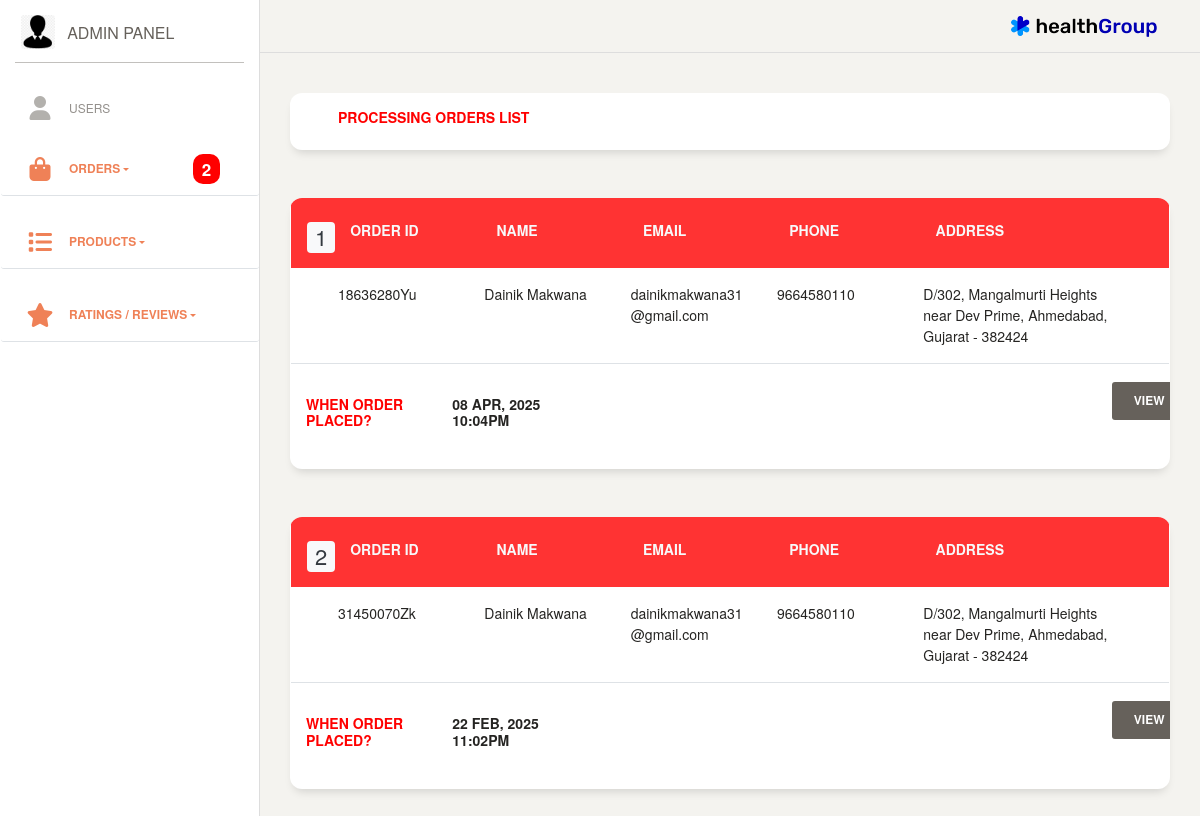
The page /admin_panel/orders/processing.php on the database its author committed.
### tables this page shows
CREATE TABLE `orders` (
  `order_id` varchar(20) NOT NULL,
  `name` varchar(30) NOT NULL,
  `email` varchar(50) NOT NULL,
  `phone` bigint(10) NOT NULL,
  `items` mediumtext NOT NULL,
  `offer_price` mediumtext NOT NULL,
  `price` mediumtext DEFAULT NULL,
  `quantity` mediumtext NOT NULL,
  `time` datetime(6) NOT NULL,
  `payment_type` varchar(20) NOT NULL,
  `payment_status` varchar(20) NOT NULL,
  `status` varchar(10) NOT NULL,
  `total_price` bigint(10) NOT NULL,
  `delivery_address` varchar(2000) NOT NULL,
  `delivery_date` datetime(6) NOT NULL,
  `description` text DEFAULT NULL
);

### admin_panel/orders/processing.php (the view, shortened to what this page needs)
<!DOCTYPE html>
<html lang="en">
<head>
    <?php include("C:/xampp/htdocs/php/medicine_website/admin_panel/links.php"); ?>
</head>
<body class="">
    <div class="wrapper ">
        <?php include("C:/xampp/htdocs/php/medicine_website/admin_panel/sidenav.php"); ?>
        <div class="main-panel">
            <?php include("C:/xampp/htdocs/php/medicine_website/admin_panel/header/header.php"); ?>
            <div class="content">
                <div class="card">
                    <h6 class="mx-5 py-3" style="color: red;">Processing Orders List</h6>
                </div>
                <?php
                $sel = $conn->prepare("SELECT * FROM `orders` WHERE `status`='Processing' ORDER BY `time` DESC");
                $sel->execute();
                $sel = $sel->fetchAll();
                $i = 1;
                foreach ($sel as $row) { ?>
                    <div class="card px-3 py-0 my-5 overflow-hidden">
                        <div class="row text-light pt-4" style="background-color: #ff3333;">
                            <h5 class="ml-3 px-2 bg-light text-dark rounded"><?php echo $i; ?></h5>
                            <div class="col-md-2">
                                <h6>Order ID</h6>
                            </div>
                            <div class="col-md-2">
                                <h6>Name</h6>
                            </div>
                            <div class="col-md-2">
                                <h6>Email</h6>
                            </div>
                            <div class="col-md-2">
                                <h6>Phone</h6>
                            </div>
                            <div class="col-md-3">
                                <h6>Address</h6>
                            </div>
                        </div>
                        <div class="row py-3 border-bottom">
                            <h5 class="ml-3 px-2"></h5>
                            <div class="col-md-2"><?php echo $row["order_id"]; ?></div>
                            <div class="col-md-2"><?php echo $row["name"]; ?></div>
                            <div class="col-md-2"><?php echo $row["email"]; ?></div>
                            <div class="col-md-2"><?php echo $row["phone"]; ?></div>
                            <div class="col-md-3">
                                <?php if ($row["delivery_address"] != null) {
                                    $add = unserialize($row["delivery_address"])["house_no"] . ", " . unserialize($row["delivery_address"])["street"] . " near " . unserialize($row["delivery_address"])["suite"] . ", " . unserialize($row["delivery_address"])["city"] . ", " . unserialize($row["delivery_address"])["state"] . " - " . unserialize($row["delivery_address"])["pincode"];
                                    echo $add;
                                } ?>
                            </div>
                        </div>
                        <div class="row py-2">
                            <div class="col-md-2 py-4" style="color: red;">
                                <h6>When Order Placed?</h6>
                            </div>
                            <div class="col-md-2 py-4">
                                <h6><?php $date = strtotime($row["time"]);
                                    echo date("d M, Y  h:ma", $date); ?></h6>
                            </div>
                            <div class="col-md-7"></div>
                            <div class="col-md-1"><a href="http://localhost/php/medicine_website/admin_panel/orders/order_details/processing.php?order_id=<?php echo $row["order_id"]; ?>" class="btn btn-secondary">View</a></div>
                        </div>
                    </div>
                <?php $i++; } ?>
            </div>
        </div>
        <footer class="footer footer-black  footer-white ">
            <?php include("C:/xampp/htdocs/php/medicine_website/admin_panel/footer/footer.php"); ?>
        </footer>
    </div>
</body>
</html>

### rows shown on the page
orders: order_id "18636280Yu", name "Dainik Makwana", email "dainikmakwana31@gmail.com", phone "9664580110", delivery_address "D/302, Mangalmurti Heights near Dev Prime, Ahmedabad, Gujarat - 382424", time "08 APR, 2025 10:04PM"
orders: order_id "31450070Zk", name "Dainik Makwana", email "dainikmakwana31@gmail.com", phone "9664580110", delivery_address "D/302, Mangalmurti Heights near Dev Prime, Ahmedabad, Gujarat - 382424", time "22 FEB, 2025 11:02PM"

### other values the page prints
$total "2"
